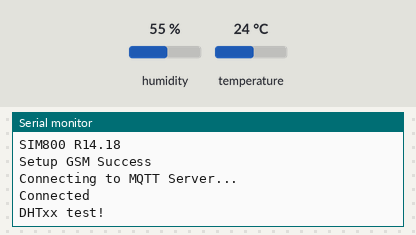
A sketch run on a simulated Arduino Uno, built with avr-gcc and run on an emulated ATmega328P. Shown: the last lines printed to the serial monitor. The test bench sets the inputs (shaded band); at power-on: humidity 55 %, temperature 24 °C. No MQTT or app messages arrive unless stated.

Above: at 6.2 s.
6.3 s: humidity set to 22 %
At 13.4 s:
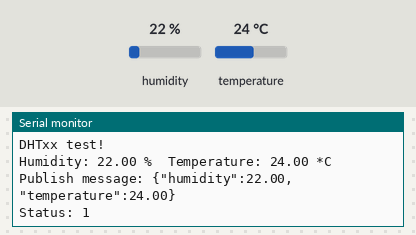
16.7 s: temperature set to 12 °C
At 23.5 s:
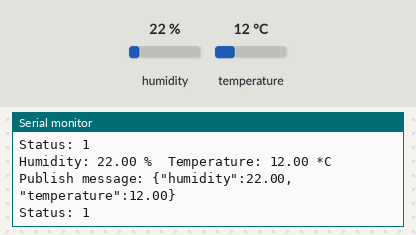
27.1 s: humidity set to 40 %
At 33.5 s:
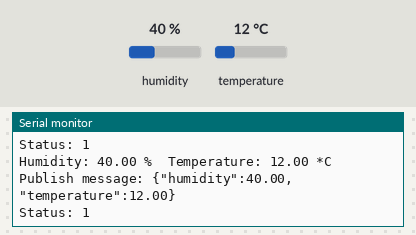

Measured:
- after the input at 6.3 s, the serial monitor: prints a new line after 5.7 s (image 1)
- after the input at 16.7 s, the serial monitor: prints a new line after 5.3 s (image 2)
- after the input at 27.1 s, the serial monitor: prints a new line after 4.9 s (image 3)

The sketch:

GPRS_code.ino
```cpp
#define TINY_GSM_MODEM_SIM800 //Tipo de modem que estamos usando
#include <TinyGsmClient.h>
#include <PubSubClient.h>

#include "DHT.h"

#define DHTPIN 2     // what pin we're connected to

// Uncomment whatever type you're using!
#define DHTTYPE DHT11   // DHT 11

DHT dht(DHTPIN, DHTTYPE);


const char apn[] = "bsnlnet";//"internet"
const char user[] = "mms";
const char pass[] = "mms";


#define ORG "zv2k2t"
#define DEVICE_TYPE "hello"
#define DEVICE_ID "1234"
#define TOKEN "12345678"
#define EVENT "status"
char authMethod[] = "use-token-auth";
char token[] = TOKEN;
char clientId[] = "d:" ORG ":" DEVICE_TYPE ":" DEVICE_ID;

//Token de usuário que pegamos no Ubidots
#define TOKEN "12345678"

//Tópico onde vamos postar os dados de temperatura e umidade (modemGSM32_gprs é o nome do dispositivo no Ubidots)
#define TOPIC "iot-2/evt/Data/fmt/json"

//id do dispositivo que pegamos no painel do Ubidots
#define DEVICE_ID "1234"

//URL do MQTT Server
char MQTT_SERVER[] = ORG ".messaging.internetofthings.ibmcloud.com";

//Porta padrão do MQTT
#define MQTT_PORT 1883

//Intervalo entre os envios e refresh da tela
#define INTERVAL 10000

//Canal serial que vamos usar para comunicarmos com o modem. Utilize sempre 1
#include <SoftwareSerial.h>
SoftwareSerial SerialGSM(6, 7); // RX, TX
TinyGsm modemGSM(SerialGSM);
TinyGsmClient gsmClient(modemGSM);

//Cliente MQTT, passamos a url do server, a porta
//e o cliente GSM
PubSubClient client(MQTT_SERVER, MQTT_PORT, gsmClient);

//Tempo em que o último envio/refresh foi feito
uint32_t lastTime = 0;


void setup()
{
  Serial.begin(9600);
  setupGSM(); //Inicializa e configura o modem GSM
  connectMQTTServer(); //Conectamos ao mqtt server
  Serial.println("DHTxx test!");

  dht.begin();
  //Espera 2 segundos e limpamos o display
  delay(2000);
}

void setupGSM()
{
  Serial.println("Setup GSM...");
 SerialGSM.begin(9600);
  delay(3000);

  //Mostra informação sobre o modem
  Serial.println(modemGSM.getModemInfo());

  //Inicializa o modem
  if (!modemGSM.restart())
  {
    Serial.println("Restarting GSM Modem failed");
    delay(10000);
    modemGSM.restart();
    return;
  }

  //Espera pela rede
  if (!modemGSM.waitForNetwork())
  {
    Serial.println("Failed to connect to network");
    delay(10000);
    modemGSM.restart();
    return;
  }

  //Conecta à rede gprs (APN, usuário, senha)
  if (!modemGSM.isGprsConnected())
  {
    Serial.println(F("Connecting to"));
    Serial.print(apn);
  if (!modemGSM.gprsConnect(apn, "", "")) {
    Serial.println("GPRS Connection Failed");
    delay(10000);
    modemGSM.restart();
    return;
  }
  else Serial.println(" Ok ");
  }

  Serial.println("Setup GSM Success");
}

void connectMQTTServer() {
  Serial.println("Connecting to MQTT Server...");
  //Se conecta ao device que definimos
  if (client.connect(clientId, authMethod, token)) {
    //Se a conexão foi bem sucedida
    Serial.println("Connected");
  } else {
    //Se ocorreu algum erro
    Serial.print("error = ");
    Serial.println(client.state());
    delay(10000);
    modemGSM.restart();
  }
}

void loop()
{
  //Faz a leitura da umidade e temperatura
//  readDHT();

  //Se desconectou do server MQTT
  if(!client.connected())
  {
    //Mandamos conectar
    connectMQTTServer();
  }

   //Tempo decorrido desde o boot em milissegundos
  unsigned long now = millis();

  //Se passou o intervalo de envio
  if(now - lastTime > INTERVAL)
  {
    //Publicamos para o server mqtt
    publishMQTT();
    //Mostramos os dados no display
    //Atualizamos o tempo em que foi feito o último envio
    lastTime = now;
  }
}

void publishMQTT()
{
  //Cria o json que iremos enviar para o server MQTT
  String msg = createJsonString();
  Serial.print("Publish message: ");
  Serial.println(msg);
  //Publicamos no tópico
  int status = client.publish(TOPIC, msg.c_str());
  Serial.println("Status: " + String(status));//Status 1 se sucesso ou 0 se deu erro
}


String createJsonString()
{
  delay(2000);

  // Reading temperature or humidity takes about 250 milliseconds!
  // Sensor readings may also be up to 2 seconds 'old' (its a very slow sensor)
  float h = dht.readHumidity();
  // Read temperature as Celsius (the default)
  float t = dht.readTemperature();
  // Check if any reads failed and exit early (to try again).
  /*if (isnan(h) || isnan(t) ) {
    Serial.println("Failed to read from DHT sensor!");
    return;
  }*/
  Serial.print("Humidity: ");
  Serial.print(h);
  Serial.print(" %\t");
  Serial.print("Temperature: ");
  Serial.print(t);
  Serial.print(" *C ");

  String data = "{";
      data+="\"humidity\":";
      data+=String(h, 2);
      data+=",";
      data+="\"temperature\":";
      data+=String(t, 2);
      data+="}";
  return data;
}
```
